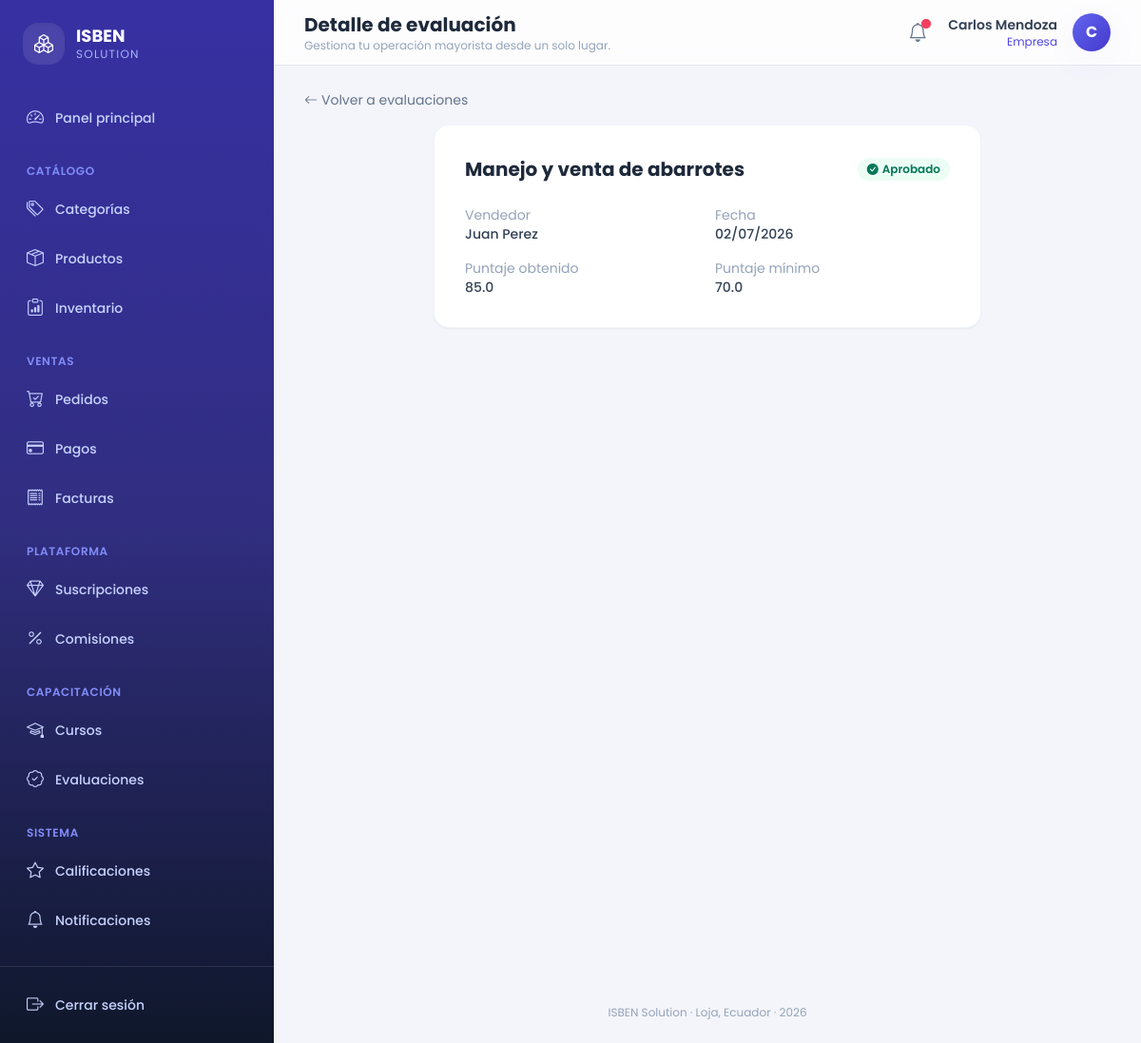
Page /evaluaciones/1/ (signed in) on the committed database.
### core/models.py (models this page shows, shortened)
class Notificacion(models.Model):
    destinatario  = models.ForeignKey(Usuario, on_delete=models.CASCADE,
                                      related_name='notificaciones')
    tipo          = models.CharField(max_length=20, choices=TIPO_NOTIFICACION)
    titulo        = models.CharField(max_length=200)
    mensaje       = models.TextField()
    leida         = models.BooleanField(default=False)
    fecha_envio   = models.DateTimeField(auto_now_add=True)
    fecha_lectura = models.DateTimeField(null=True, blank=True)
    class Meta:
        ordering = ['-fecha_envio']
        verbose_name = 'Notificación'
        verbose_name_plural = 'Notificaciones'

class Usuario(AbstractUser):
    email    = models.EmailField(unique=True)
    telefono = models.CharField(max_length=20, blank=True)
    rol      = models.CharField(max_length=20, choices=ROL_USUARIO)
    fecha_actualizacion = models.DateTimeField(auto_now=True)
    REQUIRED_FIELDS = ['email', 'rol']
    class Meta:
        verbose_name = 'Usuario'
        verbose_name_plural = 'Usuarios'

class Evaluacion(models.Model):
    vendedor         = models.ForeignKey(Vendedor, on_delete=models.CASCADE,
                                         related_name='evaluaciones')
    curso            = models.ForeignKey(Curso, on_delete=models.CASCADE,
                                         related_name='evaluaciones')
    puntaje_obtenido = models.FloatField()
    puntaje_minimo   = models.FloatField()
    aprobado         = models.BooleanField(default=False)
    fecha_rendicion  = models.DateTimeField(auto_now_add=True)
    class Meta:
        verbose_name = 'Evaluación'
        verbose_name_plural = 'Evaluaciones'

class Curso(models.Model):
    empresa        = models.ForeignKey(Empresa, on_delete=models.CASCADE,
                                       related_name='cursos', null=True, blank=True)
    titulo         = models.CharField(max_length=200)
    descripcion    = models.TextField(blank=True)
    duracion_horas = models.FloatField()
    url_contenido  = models.URLField(blank=True)
    activo         = models.BooleanField(default=True)
    fecha_creacion = models.DateTimeField(auto_now_add=True)
    vendedores     = models.ManyToManyField(Vendedor, blank=True,
                                            related_name='cursos_asignados')
    class Meta:
        verbose_name = 'Curso'
        verbose_name_plural = 'Cursos'

class Vendedor(models.Model):
    usuario               = models.OneToOneField(Usuario, on_delete=models.CASCADE,
                                                 related_name='vendedor')
    numero_identidad      = models.CharField(max_length=20, unique=True)
    calificacion_promedio = models.FloatField(default=0.0)
    estado_aprobacion     = models.CharField(max_length=20, choices=ESTADO_APROBACION,
                                             default='pendiente')
    empresas_aprobadoras  = models.ManyToManyField(Empresa, blank=True,
                                                   related_name='vendedores_aprobados')
    class Meta:
        verbose_name = 'Vendedor'
        verbose_name_plural = 'Vendedores'

### core/views.py (the view)
# urls.py: path('evaluaciones/<int:pk>/', views.detalle_evaluacion, name='detalle_evaluacion'),
@login_required
def detalle_evaluacion(request, pk):
    evaluacion = get_object_or_404(Evaluacion, pk=pk)
    return render(request, 'core/evaluaciones/detalle.html', {'evaluacion': evaluacion})

### core/context_processors.py (called while the page is built)
def notificaciones(request):
    if request.user.is_authenticated:
        return {
            'notificaciones_no_leidas_global': request.user.notificaciones.filter(leida=False).count(),
        }
    return {}

### core/templates/core/evaluaciones/detalle.html (shortened to what this page needs)
{% extends 'core/master.html' %}
{% block header_title %}Detalle de evaluación{% endblock %}
{% block content %}
<a href="{% url 'lista_evaluaciones' %}" class="mb-4 inline-flex items-center gap-1 text-sm text-slate-500 hover:text-brand-600"><i class="bi bi-arrow-left"></i> Volver a evaluaciones</a>
<div class="mx-auto max-w-xl rounded-2xl border border-slate-100 bg-white p-6 shadow-sm sm:p-8">
  <div class="mb-6 flex items-center justify-between">
    <h2 class="text-xl font-bold text-slate-800">{{ evaluacion.curso.titulo }}</h2>
    {% if evaluacion.aprobado %}
    <span class="inline-flex items-center gap-1 rounded-full bg-emerald-50 px-2.5 py-1 text-xs font-semibold text-emerald-700"><i class="bi bi-check-circle-fill"></i> Aprobado</span>
    {% else %}
    <span class="inline-flex items-center gap-1 rounded-full bg-rose-50 px-2.5 py-1 text-xs font-semibold text-rose-700"><i class="bi bi-x-circle-fill"></i> Reprobado</span>
    {% endif %}
  </div>
  <dl class="grid grid-cols-1 gap-4 text-sm sm:grid-cols-2">
    <div><dt class="text-slate-400">Vendedor</dt><dd class="font-medium text-slate-700">{{ evaluacion.vendedor.usuario.get_full_name }}</dd></div>
    <div><dt class="text-slate-400">Fecha</dt><dd class="font-medium text-slate-700">{{ evaluacion.fecha_rendicion|date:"d/m/Y" }}</dd></div>
    <div><dt class="text-slate-400">Puntaje obtenido</dt><dd class="font-medium text-slate-700">{{ evaluacion.puntaje_obtenido }}</dd></div>
    <div><dt class="text-slate-400">Puntaje mínimo</dt><dd class="font-medium text-slate-700">{{ evaluacion.puntaje_minimo }}</dd></div>
  </dl>
</div>
{% endblock %}

### core/templates/core/master.html (shortened to what this page needs)
{% load static %}
<!DOCTYPE html>
<html lang="es">
<head>
<script src="https://cdn.tailwindcss.com"></script>
<link rel="stylesheet" href="https://cdn.jsdelivr.net/npm/bootstrap-icons@1.11.3/font/bootstrap-icons.min.css">
<link rel="stylesheet" href="{% static 'core/css/estilos.css' %}">
</head>
<body class="font-sans text-slate-700 antialiased" x-data="{ sidebarOpen: false }">
{% if user.is_authenticated %}
<div class="flex min-h-screen">
  <aside
    class="fixed inset-y-0 left-0 z-40 w-72 transform bg-gradient-to-b from-brand-800 via-brand-900 to-slate-900 text-indigo-100 transition-transform duration-300 lg:static lg:translate-x-0"
    :class="sidebarOpen ? 'translate-x-0' : '-translate-x-full'">
    <div class="flex h-full flex-col">
      <div class="flex items-center gap-3 px-6 py-6">
        <div class="flex h-11 w-11 items-center justify-center rounded-2xl bg-white/10 text-xl font-bold text-white shadow-inner">
          <i class="bi bi-boxes"></i>
        </div>
        <div>
          <p class="text-lg font-bold leading-tight text-white">ISBEN</p>
          <p class="text-xs uppercase tracking-widest text-indigo-300">Solution</p>
        </div>
      </div>
      <nav class="mt-2 flex-1 space-y-6 overflow-y-auto px-4 pb-6">
        <div>
          <a href="{% url 'inicio' %}"
             class="group relative flex items-center gap-3 rounded-xl px-3 py-2.5 text-sm font-medium transition {% if request.resolver_match.url_name == 'inicio' %}bg-white/10 text-white shadow-soft{% else %}text-indigo-200 hover:translate-x-0.5 hover:bg-white/5 hover:text-white{% endif %}">
            <i class="bi bi-speedometer2 text-lg"></i> Panel principal
          </a>
        </div>
        <div>
          <p class="px-3 pb-2 text-xs font-semibold uppercase tracking-wider text-indigo-400">Catálogo</p>
          <div class="space-y-1">
            {% include 'core/partials/_nav_link.html' with url_name='lista_categorias' icon='bi-tags' label='Categorías' %}
            {% include 'core/partials/_nav_link.html' with url_name='lista_productos' icon='bi-box-seam' label='Productos' %}
            {% if user.rol in 'empresa,administrador' %}
              {% include 'core/partials/_nav_link.html' with url_name='lista_inventario' icon='bi-clipboard-data' label='Inventario' %}
            {% endif %}
          </div>
        </div>
        <div>
          <p class="px-3 pb-2 text-xs font-semibold uppercase tracking-wider text-indigo-400">Ventas</p>
          <div class="space-y-1">
            {% include 'core/partials/_nav_link.html' with url_name='lista_pedidos' icon='bi-cart-check' label='Pedidos' %}
            {% include 'core/partials/_nav_link.html' with url_name='lista_pagos' icon='bi-credit-card' label='Pagos' %}
            {% include 'core/partials/_nav_link.html' with url_name='lista_facturas' icon='bi-receipt' label='Facturas' %}
          </div>
        </div>
        {% if user.rol == 'administrador' or user.rol == 'empresa' %}
        <div>
          <p class="px-3 pb-2 text-xs font-semibold uppercase tracking-wider text-indigo-400">Plataforma</p>
          <div class="space-y-1">
            {% include 'core/partials/_nav_link.html' with url_name='lista_suscripciones' icon='bi-gem' label='Suscripciones' %}
            {% include 'core/partials/_nav_link.html' with url_name='lista_comisiones' icon='bi-percent' label='Comisiones' %}
          </div>
        </div>
        {% endif %}
        <div>
          <p class="px-3 pb-2 text-xs font-semibold uppercase tracking-wider text-indigo-400">Capacitación</p>
          <div class="space-y-1">
            {% include 'core/partials/_nav_link.html' with url_name='lista_cursos' icon='bi-mortarboard' label='Cursos' %}
            {% include 'core/partials/_nav_link.html' with url_name='lista_evaluaciones' icon='bi-patch-check' label='Evaluaciones' %}
          </div>
        </div>
        <div>
          <p class="px-3 pb-2 text-xs font-semibold uppercase tracking-wider text-indigo-400">Sistema</p>
          <div class="space-y-1">
            {% include 'core/partials/_nav_link.html' with url_name='lista_calificaciones' icon='bi-star' label='Calificaciones' %}
            {% include 'core/partials/_nav_link.html' with url_name='lista_notificaciones' icon='bi-bell' label='Notificaciones' %}
          </div>
        </div>
      </nav>
      <div class="border-t border-white/10 p-4">
        <form action="{% url 'logout' %}" method="post">
          <button type="submit" class="flex w-full items-center gap-3 rounded-xl px-3 py-2.5 text-sm font-medium text-indigo-200 transition hover:bg-white/5 hover:text-white">
            <i class="bi bi-box-arrow-right text-lg"></i> Cerrar sesión
          </button>
        </form>
      </div>
    </div>
  </aside>
  <div class="flex min-h-screen flex-1 flex-col lg:pl-0">
    <header class="sticky top-0 z-20 flex items-center justify-between gap-4 border-b border-slate-200 bg-white/80 px-4 py-3 backdrop-blur lg:px-8">
      <div class="flex items-center gap-3">
        <div>
          <h1 class="text-lg font-bold text-slate-800 lg:text-xl">{% block header_title %}{% endblock %}</h1>
          <p class="hidden text-xs text-slate-400 sm:block">{% block header_subtitle %}Gestiona tu operación mayorista desde un solo lugar.{% endblock %}</p>
        </div>
      </div>
      <div class="flex items-center gap-3">
        <a href="{% url 'lista_notificaciones' %}" class="relative grid h-10 w-10 place-items-center rounded-xl text-slate-500 transition hover:bg-slate-100 hover:text-brand-600" title="Notificaciones">
          <i class="bi bi-bell text-xl"></i>
          {% if notificaciones_no_leidas_global %}
          <span class="absolute right-1.5 top-1.5 flex h-2.5 w-2.5">
            <span class="relative inline-flex h-2.5 w-2.5 rounded-full bg-rose-500"></span>
          </span>
          {% endif %}
        </a>
        <div class="flex items-center gap-4" x-data="{ open: false }">
          <div class="hidden text-right sm:block">
            <p class="text-sm font-semibold text-slate-700">{{ user.get_full_name|default:user.username }}</p>
            <p class="text-xs capitalize text-brand-600">{{ user.get_rol_display }}</p>
          </div>
          <button @click="open = !open" class="grid h-10 w-10 place-items-center rounded-full bg-gradient-to-br from-brand-500 to-brand-700 font-bold text-white shadow-soft transition hover:shadow-lg">
            {{ user.first_name|slice:":1"|upper|default:user.username|slice:":1"|upper }}
          </button>
        </div>
      </div>
    </header>
    <main class="pagina-contenido flex-1 px-4 py-6 lg:px-8">
      {% block content %}{% endblock %}
    </main>
    <footer class="px-4 py-6 text-center text-xs text-slate-400 lg:px-8">
      ISBEN Solution &middot; Loja, Ecuador &middot; {% now "Y" %}
    </footer>
  </div>
</div>
{% else %}
  {% block auth_content %}{% endblock %}
{% endif %}
</body>
</html>

### core/templates/core/partials/_nav_link.html (shortened to what this page needs)
{% url url_name as nav_url %}
<a href="{{ nav_url }}"
   class="group relative flex items-center gap-3 rounded-xl px-3 py-2.5 text-sm font-medium transition {% if request.resolver_match.url_name == url_name %}bg-white/10 text-white shadow-soft{% else %}text-indigo-200 hover:translate-x-0.5 hover:bg-white/5 hover:text-white{% endif %}">
  <i class="bi {{ icon }} text-lg"></i> {{ label }}
</a>

### core/templates/core/master.html (style rules this page uses)
body { background: #f4f5fb; }
main.pagina-contenido { animation: fadeInUp 0.35s ease-out; }
a, button { -webkit-tap-highlight-color: transparent; }

### rows in the picture
Notificacion: tipo "Inventario"
Usuario: get_full_name "Carlos Mendoza", rol "Empresa", first_name "C"
Evaluacion: curso.titulo "Manejo y venta de abarrotes", vendedor.usuario.get_full_name "Juan Perez", fecha_rendicion "02/07/2026", puntaje_obtenido "85.0", puntaje_minimo "70.0"

### other values in the picture
{{ label }} "Categorías Productos Pedidos Pagos Facturas Suscripciones Comisiones Cursos Evaluaciones Calificaciones Notificaciones"
